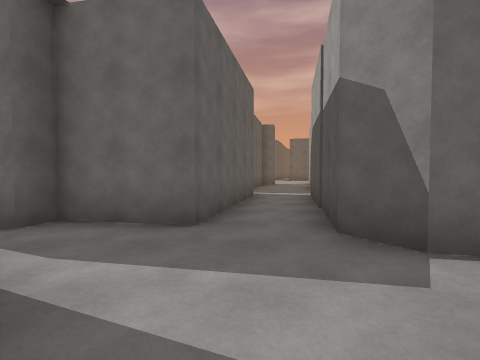
[1] (above)

18 first-person views from a walk through a 3-D level made in the Unity game engine. The camera is 1.4 m above the floor, tilts 2° down and sees 85° across. The floor is counted in squares, 2 m on a side. Each view is taken from the middle of a square. On the plan, view 1 faces up. The plan holds only what a view shows up to about 9 squares ahead; the rest is blank. The place goes on beyond the plan.

[2]
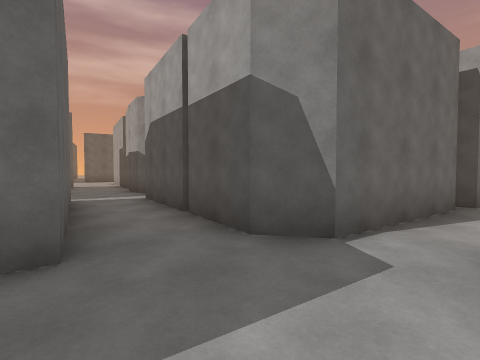

[3]
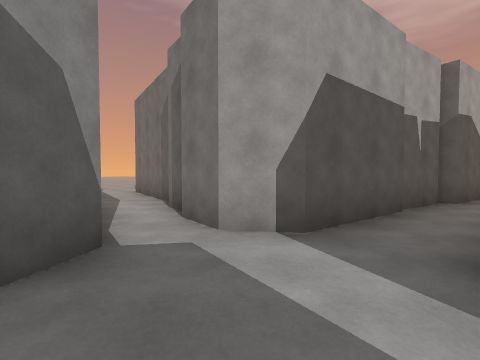

[4]
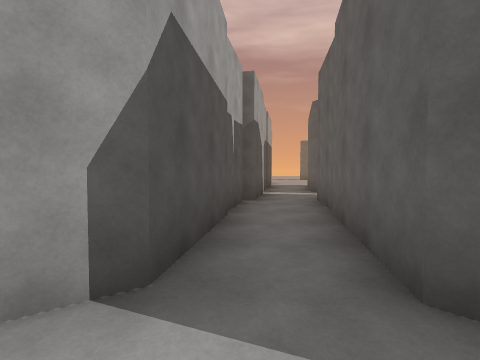

[5]
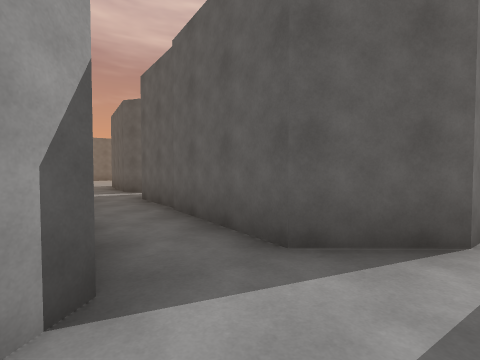

[6]
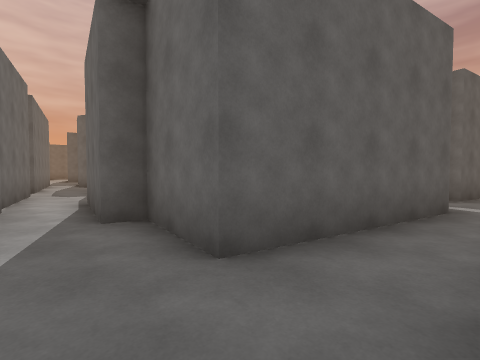

[7]
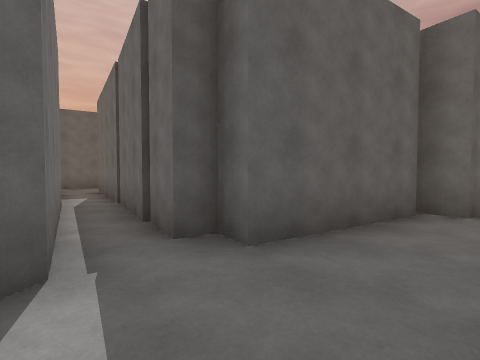

[8]
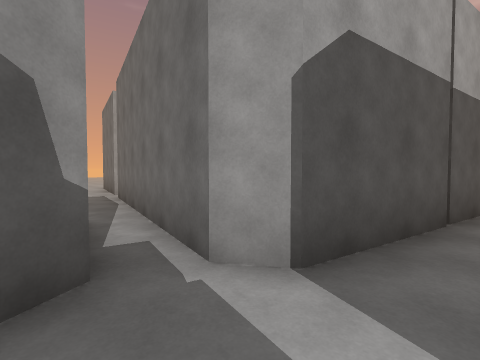

[9]
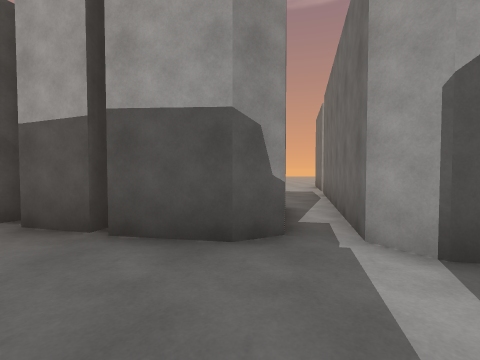

[10]
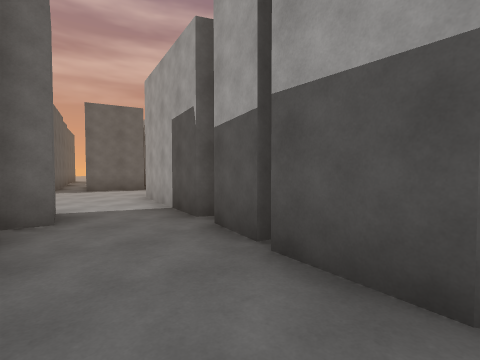

[11]
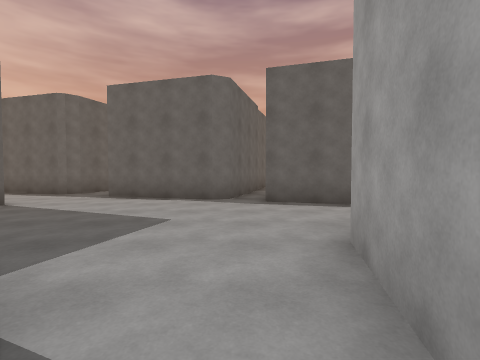

[12]
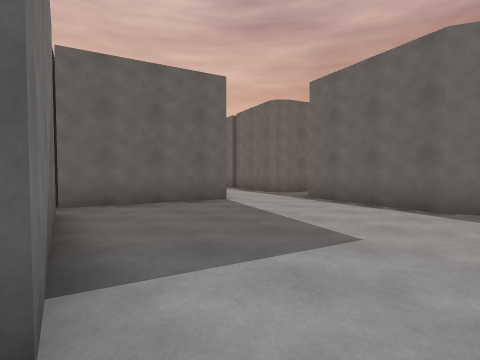

[13]
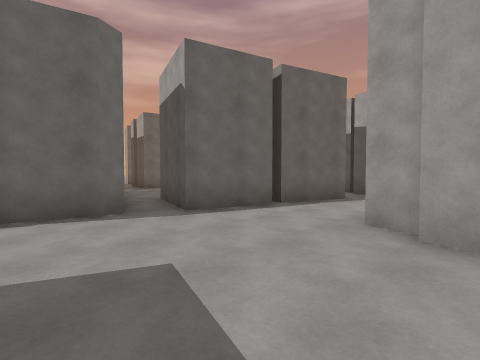

[14]
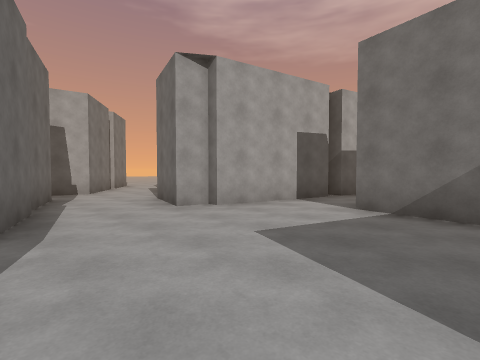

[15]
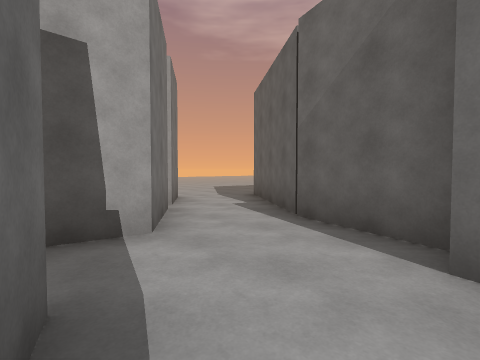

[16]
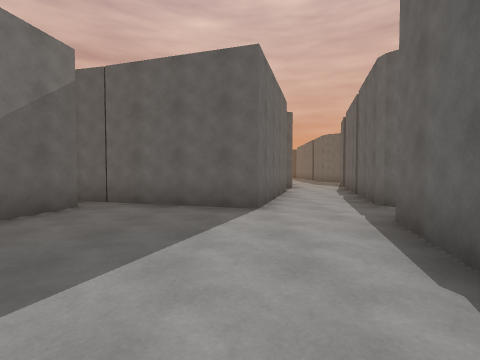

[17]
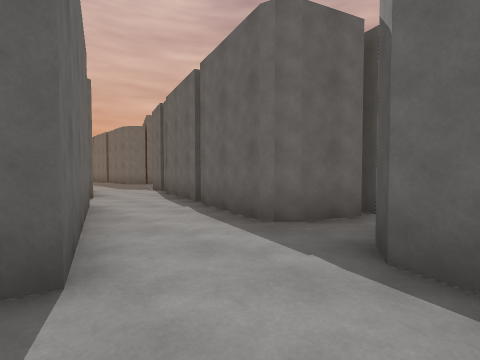

[18]
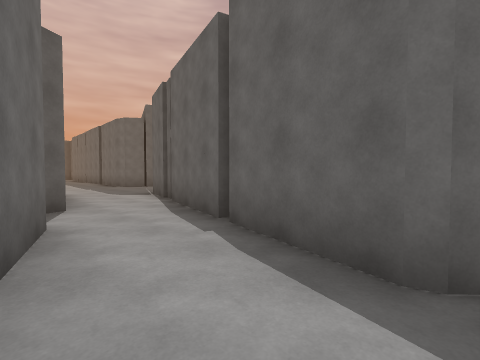

### Floor plan
Ten units are one square. View 1 is at (0, 0); x grows to the right and y downward. Boxes are objects, and circles mark ways between rooms. Rooms are numbered by the first view taken in them; rooms with no view inside come last. Other rooms are left out.
<svg viewBox="-45 -216 117 265">
<path fill="none" stroke="#000" d="M13 -28 17 -46M16 -22 10 -30M-12 -8 -14 2M-21 -18 -9 -6M4 6 7 -5 14 -10M-3 -47 -6 -33 -26 -37 -27 -30M2 -76 -3 -47M29 -85 25 -91 28 -105M30 -106 32 -117M11 -116 7 -97 -2 -99 -4 -94 -39 -102M38 -84 31 -86M15 -48 20 -74 26 -78 49 -72M-37 -93 1 -84M28 -195 23 -193 -6 -201 -8 -206M44 -155 46 -164 64 -159M-22 -149 19 -141 17 -131 10 -132M13 -128 11 -116M55 -185 36 -190 42 -209M-19 -211 -23 -208 -33 -210M-37 -189 -18 -183 -31 -143M37 -121 34 -123 41 -156M32 -117 37 -116M67 -181 57 -184M-16 23 -19 44M0 22 4 6M-14 2 -18 21M-3 38 0 23"/>
<circle cx="10" cy="-50" r="3" fill="#2a7"/>
<circle cx="0" cy="0" r="3" fill="#2a7"/>
<circle cx="20" cy="-120" r="3" fill="#2a7"/>
<text x="0" y="-20">1</text>
<text x="10" y="-90">2</text>
<text x="10" y="-170">3</text>
<text x="-10" y="20">4</text>
</svg>
Room 1 opens to room 2. Room 1 opens to room 4. Room 2 opens to room 3.

Where each view was taken, in squares from view 1:
view 1: 0 up, 0 right, facing up
view 2: 1 up, 1 left, facing up-right
view 3: 3 up, 1 left, facing down-right
view 4: 2 up, 0 right, facing down
view 5: 2 up, 1 right, facing down-left
view 6: 2 up, 1 right, facing up-left
view 7: 8 up, 2 right, facing up-left
view 8: 9 up, 1 right, facing down-right
view 9: 9 up, 0 right, facing right
view 10: 9 up, 1 right, facing up-right
view 11: 13 up, 3 right, facing up
view 12: 14 up, 3 right, facing up-left
view 13: 15 up, 1 right, facing up-right
view 14: 19 up, 0 right, facing down-right
view 15: 18 up, 6 right, facing down-right
view 16: 18 up, 3 right, facing left
view 17: 18 up, 0 right, facing up-left
view 18: 19 up, 2 left, facing up-left
